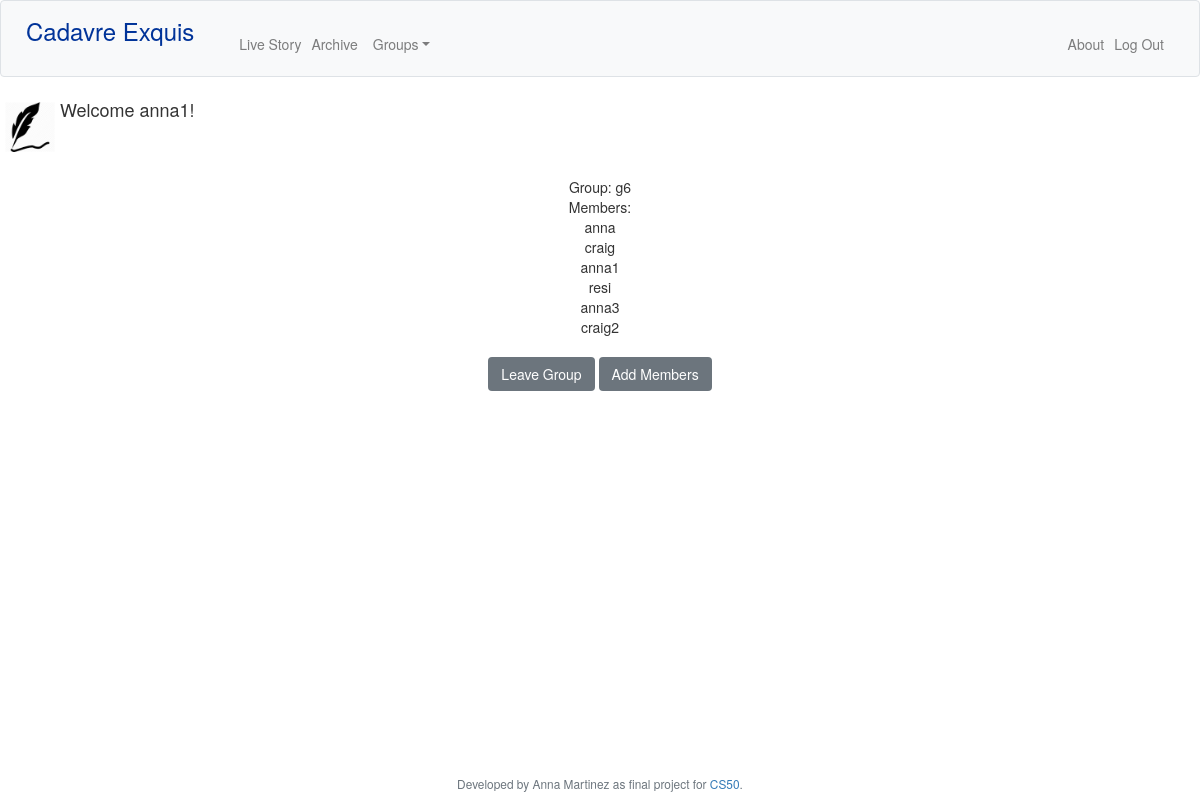
Page /group/g6 (signed in) on the committed database.
### tables this page shows
CREATE TABLE users (
user_id INTEGER PRIMARY KEY, 
name VARCHAR(255) NOT NULL, 
hash VARCHAR(255) NOT NULL,
UNIQUE(name));

CREATE TABLE 'groups' (
'group_name' VARCHAR(255) NOT NULL,
'turn' INTEGER NOT NULL,
'user_id'INTEGER,
FOREIGN KEY ('user_id') REFERENCES 'users'('user_id')
ON UPDATE CASCADE
ON DELETE CASCADE
);

### flask_app.py (the view)
@app.route("/group/<groupname>")
@login_required
def group(groupname):
  group = query_db("SELECT * FROM groups WHERE group_name=?", [groupname], one=True)
  members = query_db("SELECT * FROM users INNER JOIN groups ON groups.user_id=users.user_id WHERE groups.group_name=?", [groupname], one=False)
  return render_template("group.html", group=group, members=members)

### flask_app.py (called while the page is built)
@app.after_request
def after_request(response):
    response.headers["Cache-Control"] = "no-cache, no-store, must-revalidate"
    response.headers["Expires"] = 0
    response.headers["Pragma"] = "no-cache"
    return response

@app.teardown_appcontext
def close_connection(exception):
  db = getattr(g, '_database', None)
  if db is not None:
    db.close()

### helpers.py (called while the page is built)
def get_db():
  db=getattr(g, '_database', None)
  if db is None:
    db = g._database = sqlite3.connect("ce.db")
    db.row_factory = make_dicts #why function called without args????
  return db

def make_dicts(cursor, row):
    return dict((cursor.description[idx][0], value)
                for idx, value in enumerate(row))

def query_db(query, args=(), one=False):
    cur = get_db().execute(query, args)
    rv = cur.fetchall()
    cur.close()
    return (rv[0] if rv else None) if one else rv

def login_required(f):
    @wraps(f)
    def decorated_function(*args, **kwargs):
        if session.get("user_id") is None:
            return redirect("/login")
        return f(*args, **kwargs)
    return decorated_function

### templates/group.html (shortened to what this page needs)
{% extends "layout.html" %}
  {% block main %}
      Group: {{group["group_name"]}}<br>
      Members:<br>
      {% for member in members %}
       {{member["name"]}}<br>
      {% endfor %}<br>
      <form>
        <button name="leave" class="btn btn-secondary" type="submit" formaction="/leave_group/{{group}}">Leave Group</button>
        <button name="add" class="btn btn-secondary" type="submit" formaction="/add/{{group["group_name"]}}"> Add Members</button>
      </form>
      <br>
  {% endblock %}

### templates/layout.html (shortened to what this page needs)
<!DOCTYPE html>
<html lang="en">
    <head>
        <link href="https://maxcdn.bootstrapcdn.com/bootstrap/4.1.3/css/bootstrap.min.css" rel="stylesheet">
        <link href="/static/styles.css" rel="stylesheet">
        <link href="https://netdna.bootstrapcdn.com/bootstrap/3.1.0/css/bootstrap.min.css" rel="stylesheet" id="bootstrap-css">
    </head>
    <body>
        <nav class="navbar navbar-expand-md navbar-light bg-light border">
            <a class="navbar-brand mb-4" href="/"><span class="blue">Cadavre Exquis</span></a>
            <div class="collapse navbar-collapse" id="navbar">
                {% if session.user_id %}
                    <ul class="navbar-nav mr-auto mt-3">
                        <li class="nav-item"><a class="nav-link" href="/live_game">Live Story</a></li>
                        <li class="nav-item"><a class="nav-link" href="/archive">Archive</a></li>
                        <li class="dropdown"><a class="dropdown-toggle" role="button" data-toggle="dropdown" >Groups</a>
                        </li>
                    </ul>
                    <ul class="navbar-nav navbar-right ml-auto mt-3 mr-2">
                        <li class="nav-item"><a class="nav-link" href="/about">About</a></li>
                        <li class="nav-item" ><a class="nav-link" href="/logout">Log Out</a></li>
                    </ul>
                {% else %}
                    <ul class="navbar-nav ml-auto mt-2">
                        <li class="nav-item"><a class="nav-link" href="/login">Log In</a></li>
                        <li class="nav-item"><a class="nav-link" href="/sign_up">Sign Up</a></li>
                        <li class="nav-item"><a class="nav-link" href="/about">About</a></li>
                    </ul>
                {% endif %}
            </div>
        </nav>
        {% if session.user_id %}
        <div class="media" align="left">
          <img class="p-2 mt-0 mb-2" src="{{url_for('static',filename='pen.png')}}" class="align-self-start mr-3" height="60" width="60" alt="...">
          <div class="media-heading">
            <h4 class="mt-1">Welcome {{ session.name }}!</h5>
          </div>
        </div>
        {% endif %}
        <main class="container p-4">
            {% block main %}{% endblock %}
        </main>
        <footer class="small text-center text-muted" id="footer">
            Developed by Anna Martinez as final project for <a href="https://cs50.harvard.edu/college/">CS50</a>.
        </footer>
    </body>
</html>

### static/styles.css (style rules this page uses)
nav .navbar-brand { font-size: x-large; }
nav .dropdown-toggle { padding-right: 0; padding-left: 0; color: rgba(0,0,0,.5); display: block; padding: .5rem 1rem; }
nav .dropdown { color: rgba(0,0,0,.5); }
nav .navbar-brand .blue { color: #003399; }
main { overflow-x: auto; text-align: center; margin-bottom: 25px; }
#footer { position: fixed; clear: both; bottom: 0; width: 100%; height: 2.5rem; background-color: #fff; }

### rows in the picture
users: name "anna1"
groups: group_name "g6", name "anna"
groups: name "craig"
groups: name "anna1"
groups: name "resi"
groups: name "anna3"
groups: name "craig2"
